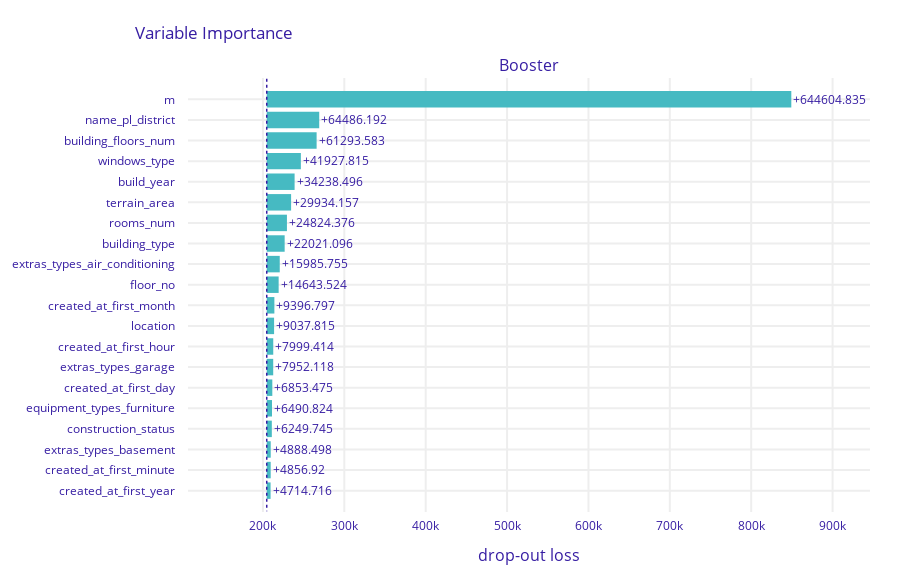

The cell this chart's notebook holds for it:
### Code cell
vi.plot(max_vars=20)

### Figure 1 — Plotly figure (JSON) as saved in the notebook; plotly's stock layout.template omitted (floating-point values rounded to 4 significant figures)
{"data": [{"base": 204700.0, "hoverinfo": "text", "hoverlabel": {"bgcolor": "rgba(0,0,0,0.8)"}, "hovertext": ["Model: Booster loss after<br>variable: m is permuted: 849281.887<br>Drop-out loss change: +644604.835", "Model: Booster loss after<br>variable: name_pl_district is permuted: 269163.245<br>Drop-out loss change: +64486.192", "Model: Booster loss after<br>variable: building_floors_num is permuted: 265970.635<br>Drop-out loss change: +61293.583", "Model: Booster loss after<br>variable: windows_type is permuted: 246604.868<br>Drop-out loss change: +41927.815", "Model: Booster loss after<br>variable: build_year is permuted: 238915.549<br>Drop-out loss change: +34238.496", "Model: Booster loss after<br>variable: terrain_area is permuted: 234611.21<br>Drop-out loss change: +29934.157", "Model: Booster loss after<br>variable: rooms_num is permuted: 229501.429<br>Drop-out loss change: +24824.376", "Model: Booster loss after<br>variable: building_type is permuted: 226698.149<br>Drop-out loss change: +22021.096", "Model: Booster loss after<br>variable: extras_types_air_conditioning is permuted: 220662.807<br>Drop-out loss change: +15985.755", "Model: Booster loss after<br>variable: floor_no is permuted: 219320.577<br>Drop-out loss change: +14643.524", "Model: Booster loss after<br>variable: created_at_first_month is permuted: 214073.85<br>Drop-out loss change: +9396.797", "Model: Booster loss after<br>variable: location is permuted: 213714.868<br>Drop-out loss change: +9037.815", "Model: Booster loss after<br>variable: created_at_first_hour is permuted: 212676.467<br>Drop-out loss change: +7999.414", "Model: Booster loss after<br>variable: extras_types_garage is permuted: 212629.171<br>Drop-out loss change: +7952.118", "Model: Booster loss after<br>variable: created_at_first_day is permuted: 211530.528<br>Drop-out loss change: +6853.475", "Model: Booster loss after<br>variable: equipment_types_furniture is permuted: 211167.877<br>Drop-out loss change: +6490.824", "Model: Booster loss after<br>variable: construction_status is permuted: 210926.798<br>Drop-out loss change: +6249.745", "Model: Booster loss after<br>variable: extras_types_basement is permuted: 209565.551<br>Drop-out loss change: +4888.498", "Model: Booster loss after<br>variable: created_at_first_minute is permuted: 209533.973<br>Drop-out loss change: +4856.92", "Model: Booster loss after<br>variable: created_at_first_year is permuted: 209391.769<br>Drop-out loss change: +4714.716"], "marker": {"color": "#46bac2"}, "orientation": "h", "showlegend": false, "text": ["+644604.835", "+64486.192", "+61293.583", "+41927.815", "+34238.496", "+29934.157", "+24824.376", "+22021.096", "+15985.755", "+14643.524", "+9396.797", "+9037.815", "+7999.414", "+7952.118", "+6853.475", "+6490.824", "+6249.745", "+4888.498", "+4856.92", "+4714.716"], "textposition": "outside", "x": [644600.0, 64490.0, 61290.0, 41930.0, 34240.0, 29930.0, 24820.0, 22020.0, 15990.0, 14640.0, 9397.0, 9038.0, 7999.0, 7952.0, 6853.0, 6491.0, 6250.0, 4888.0, 4857.0, 4715.0], "y": ["m", "name_pl_district", "building_floors_num", "windows_type", "build_year", "terrain_area", "rooms_num", "building_type", "extras_types_air_conditioning", "floor_no", "created_at_first_month", "location", "created_at_first_hour", "extras_types_garage", "created_at_first_day", "equipment_types_furniture", "construction_status", "extras_types_basement", "created_at_first_minute", "created_at_first_year"], "type": "bar", "xaxis": "x", "yaxis": "y"}], "layout": {"xaxis": {"anchor": "y", "domain": [0.0, 1.0], "type": "linear", "gridwidth": 2, "zeroline": false, "automargin": true, "ticks": "outside", "tickcolor": "white", "ticklen": 3, "fixedrange": true, "range": [107900.0, 946000.0]}, "yaxis": {"anchor": "x", "domain": [0.0, 1.0], "type": "category", "autorange": "reversed", "gridwidth": 2, "automargin": true, "ticks": "outside", "tickcolor": "white", "ticklen": 10, "fixedrange": true}, "annotations": [{"font": {"size": 16}, "showarrow": false, "text": "Booster", "x": 0.5, "xanchor": "center", "xref": "paper", "y": 1.0, "yanchor": "bottom", "yref": "paper"}, {"font": {"size": 16}, "showarrow": false, "text": "drop-out loss", "x": 0.5, "xanchor": "center", "xref": "paper", "y": 0, "yanchor": "top", "yref": "paper", "yshift": -30}], "shapes": [{"line": {"color": "#371ea3", "dash": "dot", "width": 1.5}, "type": "line", "x0": 204700.0, "x1": 204700.0, "xref": "x", "y0": -1, "y1": 20, "yref": "y"}], "title": {"text": "Variable Importance", "x": 0.15}, "font": {"color": "#371ea3"}, "margin": {"t": 78, "b": 71, "r": 30}, "height": 583.0}}
